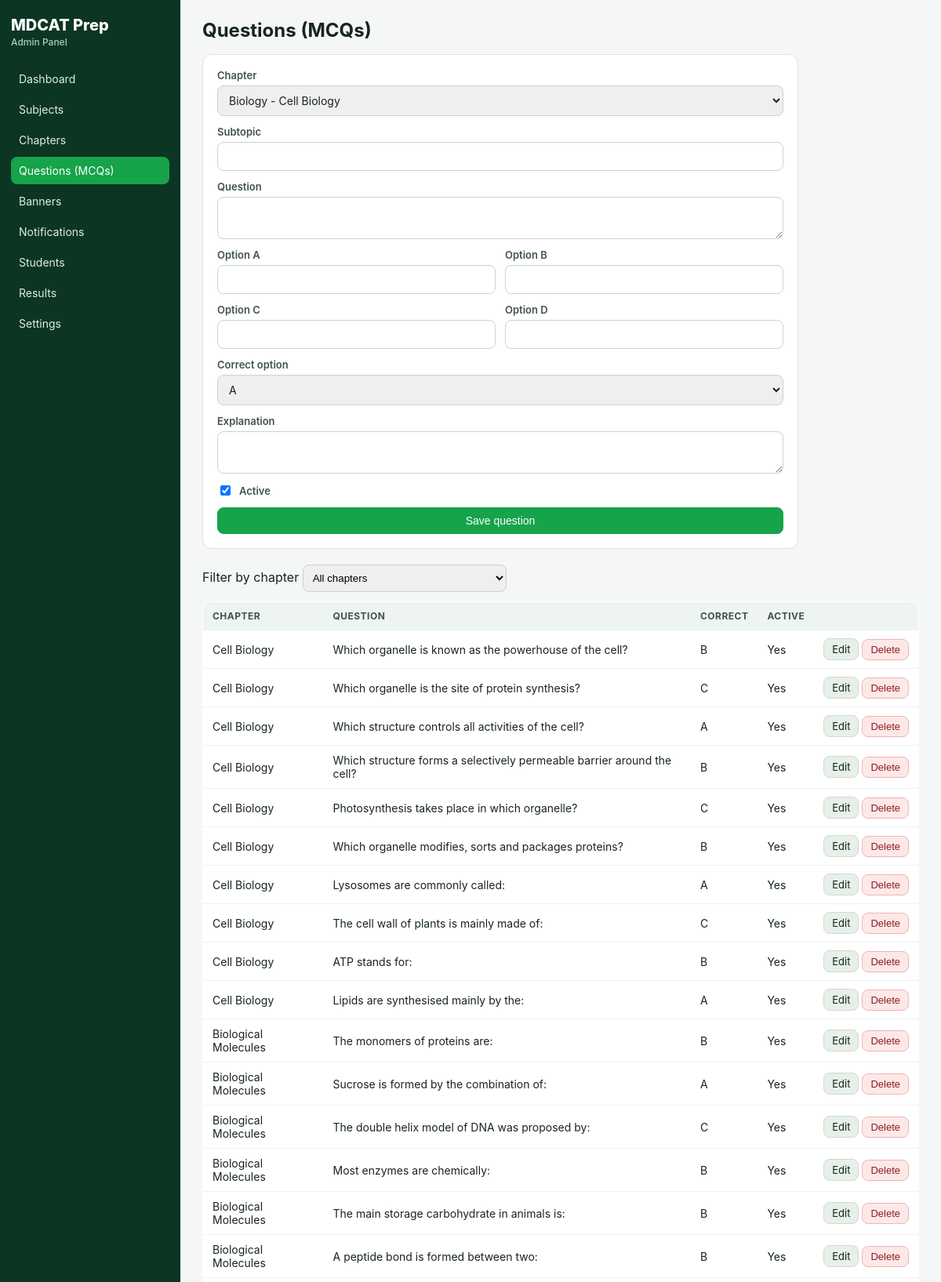
Screenshot of /admin/questions.php (signed in, upper part) with the database file from the repository.
### tables this page shows
CREATE TABLE IF NOT EXISTS questions (
  id INT UNSIGNED NOT NULL AUTO_INCREMENT,
  chapter_id INT UNSIGNED NOT NULL,
  subtopic VARCHAR(190) NULL,
  question_text TEXT NOT NULL,
  option_a TEXT NOT NULL,
  option_b TEXT NOT NULL,
  option_c TEXT NOT NULL,
  option_d TEXT NOT NULL,
  correct_option CHAR(1) NOT NULL DEFAULT 'A',
  explanation TEXT NULL,
  is_active TINYINT(1) NOT NULL DEFAULT 1,
  created_at TIMESTAMP NOT NULL DEFAULT CURRENT_TIMESTAMP,
  PRIMARY KEY (id),
  KEY idx_questions_chapter (chapter_id, is_active),
  CONSTRAINT fk_questions_chapter FOREIGN KEY (chapter_id) REFERENCES chapters(id) ON DELETE CASCADE
);

CREATE TABLE IF NOT EXISTS chapters (
  id INT UNSIGNED NOT NULL AUTO_INCREMENT,
  subject_id INT UNSIGNED NOT NULL,
  title VARCHAR(190) NOT NULL,
  subtopics TEXT NULL,
  sort_order INT NOT NULL DEFAULT 0,
  is_active TINYINT(1) NOT NULL DEFAULT 1,
  PRIMARY KEY (id),
  KEY idx_chapters_subject (subject_id, sort_order),
  CONSTRAINT fk_chapters_subject FOREIGN KEY (subject_id) REFERENCES subjects(id) ON DELETE CASCADE
);

### includes/db.php (called while the page is built, shortened)
<?php
function db(): PDO
{
    static $pdo = null;
    if ($pdo instanceof PDO) {
        return $pdo;
    }
    $cfgFile = dirname(__DIR__) . '/config.php';
    $cfg = file_exists($cfgFile) ? require $cfgFile : [
        'db_host' => 'localhost', 'db_name' => 'mdcatprep',
        'db_user' => 'root', 'db_pass' => '', 'base_url' => '',
    ];
    $dsn = 'mysql:host=' . $cfg['db_host'] . ';dbname=' . $cfg['db_name'] . ';charset=utf8mb4';
    $pdo = new PDO($dsn, $cfg['db_user'], $cfg['db_pass'], [
        PDO::ATTR_ERRMODE => PDO::ERRMODE_EXCEPTION,
        PDO::ATTR_DEFAULT_FETCH_MODE => PDO::FETCH_ASSOC,
        PDO::ATTR_EMULATE_PREPARES => false,
    ]);
    return $pdo;
}

### includes/helpers.php (called while the page is built, shortened)
<?php
require_once __DIR__ . '/db.php';
function settings_all(): array
{
    $out = SETTING_DEFAULTS;
    try {
        foreach (db()->query('SELECT `key`, `value` FROM settings') as $row) {
            $out[$row['key']] = $row['value'];
        }
    } catch (Throwable $e) {
    }
    return $cache = $out;
}
function setting(string $key): string
{
    $all = settings_all();
    return (string)($all[$key] ?? SETTING_DEFAULTS[$key] ?? '');
}
function e(?string $s): string
{
    return htmlspecialchars((string)$s, ENT_QUOTES, 'UTF-8');
}

### admin/questions.php (the view, shortened to what this page needs)
<?php
require_once __DIR__ . '/_common.php';
$chapters = db()->query('SELECT c.id, c.title, s.name AS subject_name FROM chapters c
    JOIN subjects s ON s.id = c.subject_id ORDER BY s.sort_order, c.sort_order, c.id')->fetchAll();
$edit = null;
$filterChapter = (int)($_GET['chapter_id'] ?? ($edit['chapter_id'] ?? 0));
admin_head($edit ? 'Edit Question' : 'Questions (MCQs)');
?>
<form method="post" class="form-card wide">
    <label>Chapter
        <select name="chapter_id" required>
            <?php foreach ($chapters as $c): ?>
            <option value="<?= (int)$c['id'] ?>" <?= (int)($edit['chapter_id'] ?? $filterChapter) === (int)$c['id'] ? 'selected' : '' ?>>
                <?= e($c['subject_name']) ?> - <?= e($c['title']) ?></option>
            <?php endforeach; ?>
        </select></label>
    <label>Subtopic <input name="subtopic" value="<?= e($edit['subtopic'] ?? '') ?>"></label>
    <label>Question <textarea name="question_text" required rows="2"><?= e($edit['question_text'] ?? '') ?></textarea></label>
    <div class="grid2">
        <label>Option A <input name="option_a" required value="<?= e($edit['option_a'] ?? '') ?>"></label>
        <label>Option B <input name="option_b" required value="<?= e($edit['option_b'] ?? '') ?>"></label>
        <label>Option C <input name="option_c" required value="<?= e($edit['option_c'] ?? '') ?>"></label>
        <label>Option D <input name="option_d" required value="<?= e($edit['option_d'] ?? '') ?>"></label>
    </div>
    <label>Correct option
        <select name="correct_option">
            <?php foreach (['A', 'B', 'C', 'D'] as $o): ?>
            <option value="<?= $o ?>" <?= ($edit['correct_option'] ?? 'A') === $o ? 'selected' : '' ?>><?= $o ?></option>
            <?php endforeach; ?>
        </select></label>
    <label>Explanation <textarea name="explanation" rows="2"><?= e($edit['explanation'] ?? '') ?></textarea></label>
    <label class="check"><input type="checkbox" name="is_active" <?= ($edit['is_active'] ?? 1) ? 'checked' : '' ?>> Active</label>
    <button class="btn primary" name="save" type="submit">Save question</button>
</form>
<form method="get" class="filter-row">
    <label>Filter by chapter
        <select name="chapter_id" onchange="this.form.submit()">
            <option value="0">All chapters</option>
        </select></label>
</form>
<table>
<tr><th>Chapter</th><th>Question</th><th>Correct</th><th>Active</th><th></th></tr>
<?php
$sql = 'SELECT q.*, c.title AS chapter_title FROM questions q JOIN chapters c ON c.id = q.chapter_id';
$params = [];
$sql .= ' ORDER BY q.chapter_id, q.id LIMIT 300';
$stmt = db()->prepare($sql);
$stmt->execute($params);
foreach ($stmt as $q):
?>
<tr>
    <td><?= e($q['chapter_title']) ?></td>
    <td><?= e(mb_strimwidth((string)$q['question_text'], 0, 90, '...')) ?></td>
    <td><?= e($q['correct_option']) ?></td><td><?= $q['is_active'] ? 'Yes' : 'No' ?></td>
    <td class="actions"><a class="btn small" href="questions.php?edit=<?= (int)$q['id'] ?>">Edit</a>
    <?= delete_button((int)$q['id']) ?></td>
</tr>
<?php endforeach; ?>
</table>
<?php admin_foot(); ?>

### admin/_common.php (shortened to what this page needs)
<?php
require_once dirname(__DIR__) . '/includes/helpers.php';
function csrf_token(): string
{
    return $_SESSION['csrf'];
}
function admin_head(string $title): void
{
    $app = e(setting('app_name'));
    echo '<!doctype html><html lang="en"><head><meta charset="utf-8">';
    echo '<link rel="stylesheet" href="../assets/css/admin.css"></head><body>';
    echo '<div class="layout"><aside class="side">';
    echo '<div class="brand">' . $app . '<span>Admin Panel</span></div>';
    $links = [
        'index.php' => 'Dashboard', 'subjects.php' => 'Subjects',
        'chapters.php' => 'Chapters', 'questions.php' => 'Questions (MCQs)',
        'banners.php' => 'Banners', 'notifications.php' => 'Notifications',
        'students.php' => 'Students', 'attempts.php' => 'Results',
        'settings.php' => 'Settings',
    ];
    $current = basename($_SERVER['SCRIPT_NAME'] ?? '');
    foreach ($links as $href => $label) {
        $cls = $href === $current ? ' class="active"' : '';
        echo '<a href="' . $href . '"' . $cls . '>' . $label . '</a>';
    }
    echo '</aside><main class="main">';
    echo '<h1>' . e($title) . '</h1>';
}
function admin_foot(): void
{
    echo '</main></div></body></html>';
}
function delete_button(int $id): string
{
    return '<form method="post" class="inline" onsubmit="return confirm(\'Delete this item?\')">'
        . '<input type="hidden" name="csrf" value="' . csrf_token() . '">'
        . '<input type="hidden" name="delete_id" value="' . $id . '">'
        . '<button class="btn danger small" type="submit">Delete</button></form>';
}

### assets/css/admin.css (style rules this page uses)
* { box-sizing: border-box; }
body { margin: 0; font-family: Inter, system-ui, Arial, sans-serif; background: #f4f6f8; color: #17251d; }
a { color: #0a7a43; }
.layout { display: flex; min-height: 100vh; }
.side { width: 230px; background: #0d3524; color: #dcefe4; padding: 20px 14px; display: flex; flex-direction: column; gap: 4px; flex-shrink: 0; }
.side .brand { font-size: 20px; font-weight: 800; color: #fff; margin-bottom: 18px; }
.side .brand span { display: block; font-size: 12px; font-weight: 500; color: #9fd4b6; margin-top: 2px; }
.side a { color: #dcefe4; text-decoration: none; padding: 9px 10px; border-radius: 8px; font-size: 14px; }
.side a.active { background: #16a34a; color: #fff; }
.main { flex: 1; padding: 24px 28px; max-width: 1100px; }
h1 { font-size: 24px; margin: 0 0 16px; }
table { width: 100%; border-collapse: collapse; background: #fff; border: 1px solid #dde5df; border-radius: 12px; overflow: hidden; margin-top: 12px; }
th, td { text-align: left; padding: 10px 12px; border-bottom: 1px solid #edf1ee; font-size: 14px; vertical-align: middle; }
th { background: #eef4f0; font-size: 12px; text-transform: uppercase; letter-spacing: .04em; color: #40534a; }
td.actions { white-space: nowrap; }
.btn { display: inline-block; background: #e7efe9; color: #17251d; border: 1px solid #cfdccf; padding: 8px 14px; border-radius: 8px; text-decoration: none; font-size: 14px; cursor: pointer; }
.btn.primary { background: #16a34a; border-color: #16a34a; color: #fff; }
.btn.danger { background: #fde8e8; border-color: #f0b4b4; color: #8c1d1d; }
.btn.small { padding: 5px 10px; font-size: 13px; }
form.inline { display: inline; }
.form-card { background: #fff; border: 1px solid #dde5df; border-radius: 12px; padding: 18px; display: flex; flex-direction: column; gap: 12px; max-width: 560px; margin-bottom: 20px; }
.form-card.wide { max-width: 760px; }
.form-card label { display: flex; flex-direction: column; gap: 5px; font-size: 13px; font-weight: 600; color: #40534a; }
.form-card label.check { flex-direction: row; align-items: center; gap: 8px; }
.form-card input, .form-card select, .form-card textarea { padding: 9px 10px; border: 1px solid #c8d4cc; border-radius: 8px; font-size: 14px; font-family: inherit; font-weight: 400; color: #17251d; }
.grid2 { display: grid; grid-template-columns: 1fr 1fr; gap: 12px; }
.filter-row { margin: 6px 0; }
.filter-row select { padding: 8px; border-radius: 8px; border: 1px solid #c8d4cc; }

### rows the page displays
questions: chapter.title "Cell Biology", question_text "Which organelle is known as the powerhouse of the cell?", correct_option "B", is_active "Yes"
questions: chapter.title "Cell Biology", question_text "Which organelle is the site of protein synthesis?", correct_option "C", is_active "Yes"
questions: chapter.title "Cell Biology", question_text "Which structure controls all activities of the cell?", correct_option "A", is_active "Yes"
questions: chapter.title "Cell Biology", question_text "Which structure forms a selectively permeable barrier around the cell?", correct_option "B", is_active "Yes"
questions: chapter.title "Cell Biology", question_text "Photosynthesis takes place in which organelle?", correct_option "C", is_active "Yes"
questions: chapter.title "Cell Biology", question_text "Which organelle modifies, sorts and packages proteins?", correct_option "B", is_active "Yes"
questions: chapter.title "Cell Biology", question_text "Lysosomes are commonly called:", correct_option "A", is_active "Yes"
questions: chapter.title "Cell Biology", question_text "The cell wall of plants is mainly made of:", correct_option "C", is_active "Yes"
questions: chapter.title "Cell Biology", question_text "ATP stands for:", correct_option "B", is_active "Yes"
questions: chapter.title "Cell Biology", question_text "Lipids are synthesised mainly by the:", correct_option "A", is_active "Yes"
questions: chapter.title "Biological Molecules", question_text "The monomers of proteins are:", correct_option "B", is_active "Yes"
questions: chapter.title "Biological Molecules", question_text "Sucrose is formed by the combination of:", correct_option "A", is_active "Yes"
questions: chapter.title "Biological Molecules", question_text "The double helix model of DNA was proposed by:", correct_option "C", is_active "Yes"
questions: chapter.title "Biological Molecules", question_text "Most enzymes are chemically:", correct_option "B", is_active "Yes"
questions: chapter.title "Biological Molecules", question_text "The main storage carbohydrate in animals is:", correct_option "B", is_active "Yes"
questions: chapter.title "Biological Molecules", question_text "A peptide bond is formed between two:", correct_option "B", is_active "Yes"

### other values shown
$app "MDCAT Prep"
$label "Dashboard"
$label "Subjects"
$label "Chapters"
$label "Questions (MCQs)"
$label "Banners"
$label "Notifications"
$label "Students"
$label "Results"
$label "Settings"
$title "Questions (MCQs)"
form field chapter_id "Biology - Cell Biology"
form field correct_option "A"
